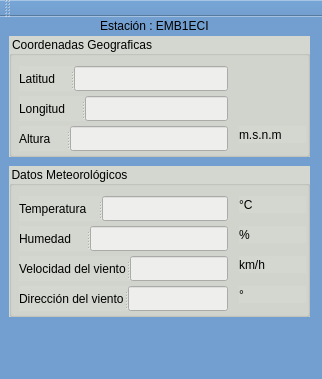
<?xml version="1.0" encoding="UTF-8"?>
<ui version="4.0">
 <class>Estacion_interface</class>
 <widget class="QMainWindow" name="Estacion_interface">
  <property name="geometry">
   <rect>
    <x>0</x>
    <y>0</y>
    <width>322</width>
    <height>379</height>
   </rect>
  </property>
  <property name="minimumSize">
   <size>
    <width>322</width>
    <height>379</height>
   </size>
  </property>
  <property name="maximumSize">
   <size>
    <width>322</width>
    <height>379</height>
   </size>
  </property>
  <property name="windowTitle">
   <string>Estación Meteorológica</string>
  </property>
  <property name="styleSheet">
   <string notr="true">background-color: rgb(114, 159, 207);
gridline-color: rgb(204, 0, 0);</string>
  </property>
  <widget class="QWidget" name="centralWidget">
   <widget class="QGroupBox" name="groupBox">
    <property name="geometry">
     <rect>
      <x>9</x>
      <y>19</y>
      <width>301</width>
      <height>121</height>
     </rect>
    </property>
    <property name="styleSheet">
     <string notr="true">background-color: rgb(211, 215, 207);
border-top-color: rgb(136, 138, 133);</string>
    </property>
    <property name="title">
     <string>Coordenadas Geograficas</string>
    </property>
    <widget class="QSplitter" name="splitter_7">
     <property name="geometry">
      <rect>
       <x>10</x>
       <y>60</y>
       <width>209</width>
       <height>25</height>
      </rect>
     </property>
     <property name="orientation">
      <enum>Qt::Horizontal</enum>
     </property>
     <widget class="QLabel" name="label_7">
      <property name="text">
       <string>Longitud</string>
      </property>
     </widget>
     <widget class="QLineEdit" name="txt_longitud">
      <property name="styleSheet">
       <string notr="true">background-color: rgb(238, 238, 236);</string>
      </property>
      <property name="inputMethodHints">
       <set>Qt::ImhDigitsOnly</set>
      </property>
      <property name="readOnly">
       <bool>true</bool>
      </property>
     </widget>
    </widget>
    <widget class="QSplitter" name="splitter_6">
     <property name="geometry">
      <rect>
       <x>10</x>
       <y>30</y>
       <width>209</width>
       <height>25</height>
      </rect>
     </property>
     <property name="orientation">
      <enum>Qt::Horizontal</enum>
     </property>
     <widget class="QLabel" name="label_6">
      <property name="text">
       <string>Latitud</string>
      </property>
     </widget>
     <widget class="QLineEdit" name="txt_latitud">
      <property name="cursor">
       <cursorShape>IBeamCursor</cursorShape>
      </property>
      <property name="autoFillBackground">
       <bool>false</bool>
      </property>
      <property name="styleSheet">
       <string notr="true">background-color: rgb(238, 238, 236);</string>
      </property>
      <property name="inputMethodHints">
       <set>Qt::ImhDigitsOnly</set>
      </property>
      <property name="readOnly">
       <bool>true</bool>
      </property>
     </widget>
    </widget>
    <widget class="QSplitter" name="splitter">
     <property name="geometry">
      <rect>
       <x>10</x>
       <y>90</y>
       <width>209</width>
       <height>25</height>
      </rect>
     </property>
     <property name="orientation">
      <enum>Qt::Horizontal</enum>
     </property>
     <widget class="QLabel" name="label">
      <property name="text">
       <string>Altura</string>
      </property>
     </widget>
     <widget class="QLineEdit" name="txt_Altura">
      <property name="styleSheet">
       <string notr="true">background-color: rgb(238, 238, 236);</string>
      </property>
      <property name="inputMethodHints">
       <set>Qt::ImhDigitsOnly</set>
      </property>
      <property name="readOnly">
       <bool>true</bool>
      </property>
     </widget>
    </widget>
    <widget class="QLabel" name="label_9">
     <property name="geometry">
      <rect>
       <x>230</x>
       <y>90</y>
       <width>67</width>
       <height>17</height>
      </rect>
     </property>
     <property name="text">
      <string>m.s.n.m</string>
     </property>
    </widget>
   </widget>
   <widget class="QGroupBox" name="groupBox_2">
    <property name="geometry">
     <rect>
      <x>9</x>
      <y>149</y>
      <width>301</width>
      <height>151</height>
     </rect>
    </property>
    <property name="autoFillBackground">
     <bool>false</bool>
    </property>
    <property name="styleSheet">
     <string notr="true">background-color: rgb(211, 215, 207);</string>
    </property>
    <property name="title">
     <string>Datos Meteorológicos</string>
    </property>
    <widget class="QSplitter" name="splitter_2">
     <property name="geometry">
      <rect>
       <x>10</x>
       <y>30</y>
       <width>209</width>
       <height>25</height>
      </rect>
     </property>
     <property name="orientation">
      <enum>Qt::Horizontal</enum>
     </property>
     <widget class="QLabel" name="label_2">
      <property name="text">
       <string>Temperatura</string>
      </property>
     </widget>
     <widget class="QLineEdit" name="txt_temperatura">
      <property name="styleSheet">
       <string notr="true">background-color: rgb(238, 238, 236);</string>
      </property>
      <property name="inputMethodHints">
       <set>Qt::ImhDigitsOnly</set>
      </property>
      <property name="readOnly">
       <bool>true</bool>
      </property>
     </widget>
    </widget>
    <widget class="QSplitter" name="splitter_3">
     <property name="geometry">
      <rect>
       <x>10</x>
       <y>60</y>
       <width>209</width>
       <height>25</height>
      </rect>
     </property>
     <property name="orientation">
      <enum>Qt::Horizontal</enum>
     </property>
     <widget class="QLabel" name="label_3">
      <property name="text">
       <string>Humedad</string>
      </property>
     </widget>
     <widget class="QLineEdit" name="txt_humedad">
      <property name="styleSheet">
       <string notr="true">background-color: rgb(238, 238, 236);</string>
      </property>
      <property name="inputMethodHints">
       <set>Qt::ImhDigitsOnly</set>
      </property>
      <property name="readOnly">
       <bool>true</bool>
      </property>
     </widget>
    </widget>
    <widget class="QSplitter" name="splitter_4">
     <property name="geometry">
      <rect>
       <x>10</x>
       <y>90</y>
       <width>209</width>
       <height>25</height>
      </rect>
     </property>
     <property name="orientation">
      <enum>Qt::Horizontal</enum>
     </property>
     <widget class="QLabel" name="label_4">
      <property name="text">
       <string>Velocidad del viento</string>
      </property>
     </widget>
     <widget class="QLineEdit" name="txt_vel_viento">
      <property name="styleSheet">
       <string notr="true">background-color: rgb(238, 238, 236);</string>
      </property>
      <property name="inputMethodHints">
       <set>Qt::ImhDigitsOnly</set>
      </property>
      <property name="readOnly">
       <bool>true</bool>
      </property>
     </widget>
    </widget>
    <widget class="QSplitter" name="splitter_5">
     <property name="geometry">
      <rect>
       <x>10</x>
       <y>120</y>
       <width>209</width>
       <height>25</height>
      </rect>
     </property>
     <property name="orientation">
      <enum>Qt::Horizontal</enum>
     </property>
     <widget class="QLabel" name="label_5">
      <property name="text">
       <string>Dirección del viento</string>
      </property>
     </widget>
     <widget class="QLineEdit" name="txt_dir_viento">
      <property name="styleSheet">
       <string notr="true">background-color: rgb(238, 238, 236);</string>
      </property>
      <property name="inputMethodHints">
       <set>Qt::ImhDigitsOnly</set>
      </property>
      <property name="readOnly">
       <bool>true</bool>
      </property>
     </widget>
    </widget>
    <widget class="QLabel" name="label_10">
     <property name="geometry">
      <rect>
       <x>230</x>
       <y>30</y>
       <width>67</width>
       <height>17</height>
      </rect>
     </property>
     <property name="text">
      <string>°C</string>
     </property>
    </widget>
    <widget class="QLabel" name="label_11">
     <property name="geometry">
      <rect>
       <x>230</x>
       <y>60</y>
       <width>67</width>
       <height>17</height>
      </rect>
     </property>
     <property name="text">
      <string>%</string>
     </property>
    </widget>
    <widget class="QLabel" name="label_12">
     <property name="geometry">
      <rect>
       <x>230</x>
       <y>90</y>
       <width>67</width>
       <height>17</height>
      </rect>
     </property>
     <property name="text">
      <string>km/h</string>
     </property>
    </widget>
    <widget class="QLabel" name="label_13">
     <property name="geometry">
      <rect>
       <x>230</x>
       <y>120</y>
       <width>67</width>
       <height>17</height>
      </rect>
     </property>
     <property name="text">
      <string>°</string>
     </property>
    </widget>
   </widget>
   <widget class="QLabel" name="label_8">
    <property name="geometry">
     <rect>
      <x>100</x>
      <y>0</y>
      <width>130</width>
      <height>17</height>
     </rect>
    </property>
    <property name="text">
     <string>Estación : EMB1ECI</string>
    </property>
   </widget>
   <widget class="QWidget" name="">
    <property name="geometry">
     <rect>
      <x>50</x>
      <y>310</y>
      <width>191</width>
      <height>21</height>
     </rect>
    </property>
    <layout class="QHBoxLayout" name="horizontalLayout">
     <item>
      <widget class="QLabel" name="label_17">
       <property name="text">
        <string>Dias muestreados :</string>
       </property>
      </widget>
     </item>
     <item>
      <widget class="QLineEdit" name="txt_dia">
       <property name="inputMethodHints">
        <set>Qt::ImhDigitsOnly</set>
       </property>
       <property name="readOnly">
        <bool>true</bool>
       </property>
      </widget>
     </item>
    </layout>
   </widget>
  </widget>
  <widget class="QMenuBar" name="menuBar">
   <property name="geometry">
    <rect>
     <x>0</x>
     <y>0</y>
     <width>322</width>
     <height>22</height>
    </rect>
   </property>
  </widget>
  <widget class="QToolBar" name="mainToolBar">
   <attribute name="toolBarArea">
    <enum>TopToolBarArea</enum>
   </attribute>
   <attribute name="toolBarBreak">
    <bool>false</bool>
   </attribute>
  </widget>
  <widget class="QStatusBar" name="statusBar"/>
 </widget>
 <layoutdefault spacing="6" margin="11"/>
 <resources/>
 <connections/>
</ui>
